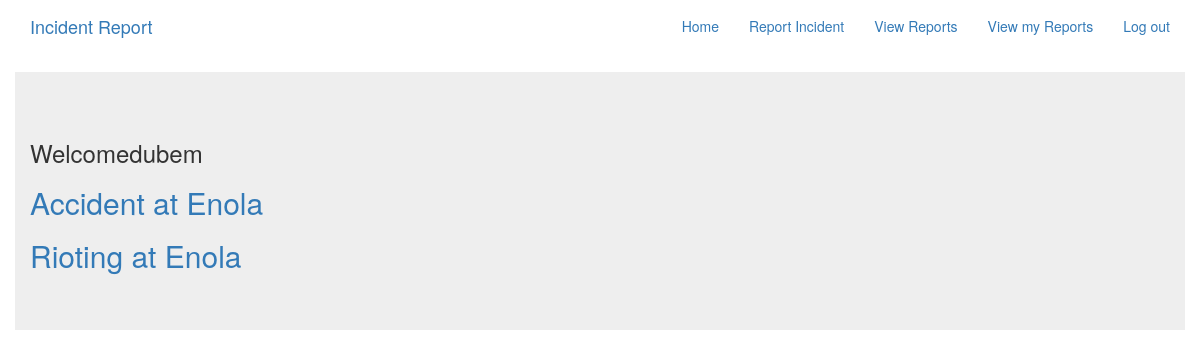
The app's page /reports/user_all (signed in) with its own data.
### incident_app/models.py (models this page shows, shortened)
class Incident(models.Model):
    category_choices = [
        ('Accident', 'Accident'),
        ('Fighting', 'Fighting'),
        ('Rioting', 'Rioting'),
    ]
    user = models.ForeignKey(User, on_delete=models.CASCADE)
    category = models.CharField(max_length=255, choices=category_choices)
    description = models.TextField(blank=False, max_length=400)
    address = models.CharField(max_length=255, default='')
    latitude = models.FloatField(blank=True, null=True)
    longitude = models.FloatField(blank=True, null=True)
    timestamp = models.DateTimeField(auto_now_add=True)
    images = models.ImageField(blank=True, null=True)

### incident_app/views.py (the view)
# urls.py: path('user_all', views.IncidentListUser.as_view(), name='user_all'),
class IncidentListUser(LoginRequiredMixin, generic.ListView):
    template_name = 'incident_app/incident_list_user.html'
    model = Incident
    context_object_name = 'incident_list_user'
    def get_queryset(self):
        return Incident.objects.filter(user=self.request.user).order_by('-timestamp')

### incident_app/templates/incident_app/incident_list_user.html
{% extends 'base.html' %}
{% block body_block %}
<div class='container jumbotron'>
<h3>Welcome{{user.username}}</h3>
{% for incident in incident_list_user %}
    <h2><a href={% url 'reports:details' pk=incident.pk %}>{{ incident.category }} at {{ incident.address }}</a></h2>
{% endfor %}
</div>
{% endblock %}

### records on screen
Incident: category "Accident", address "Enola"
Incident: category "Rioting", address "Enola"

### other values on screen
{{ user.username }} "dubem"
